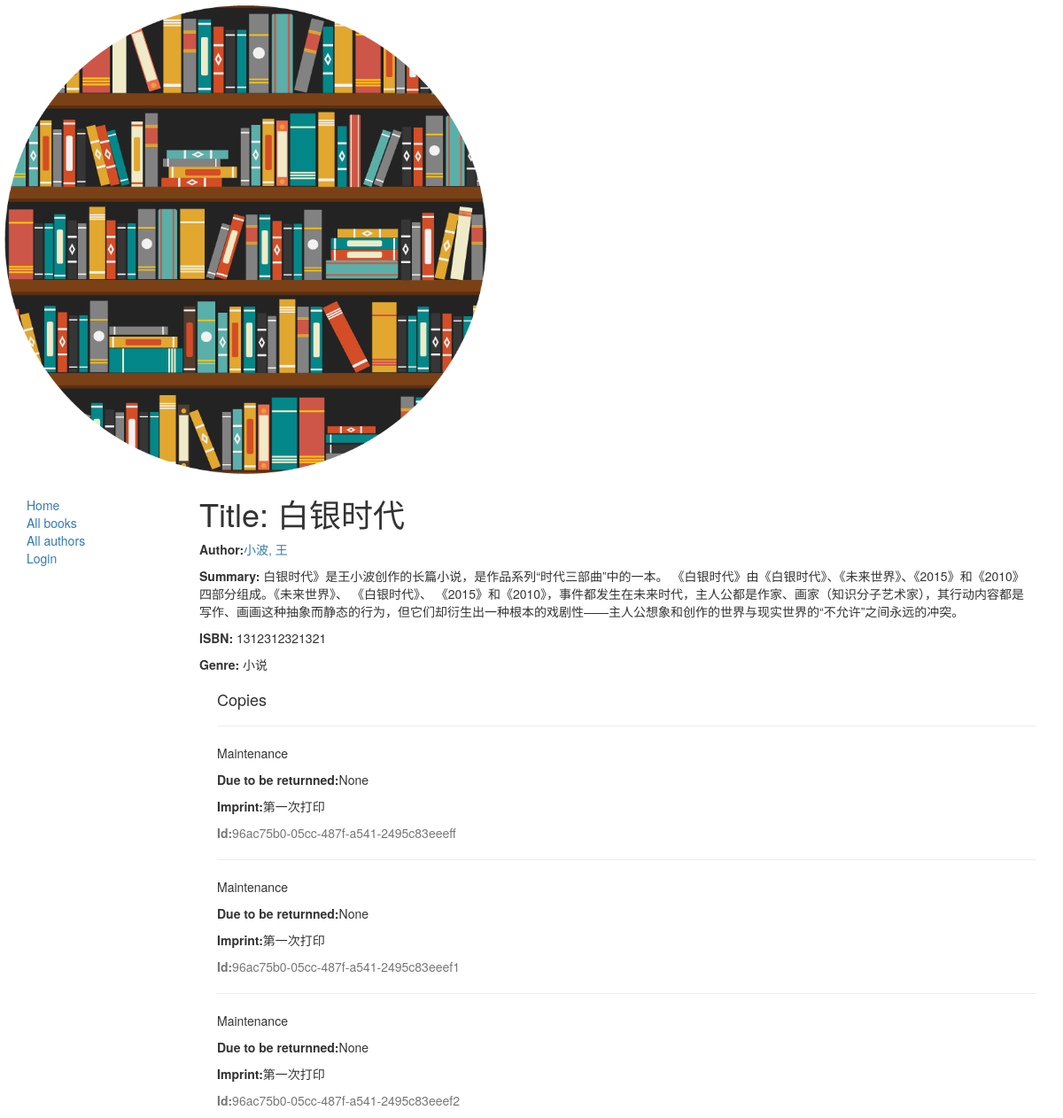
Page /catalog/book/3 on the earlier database version.
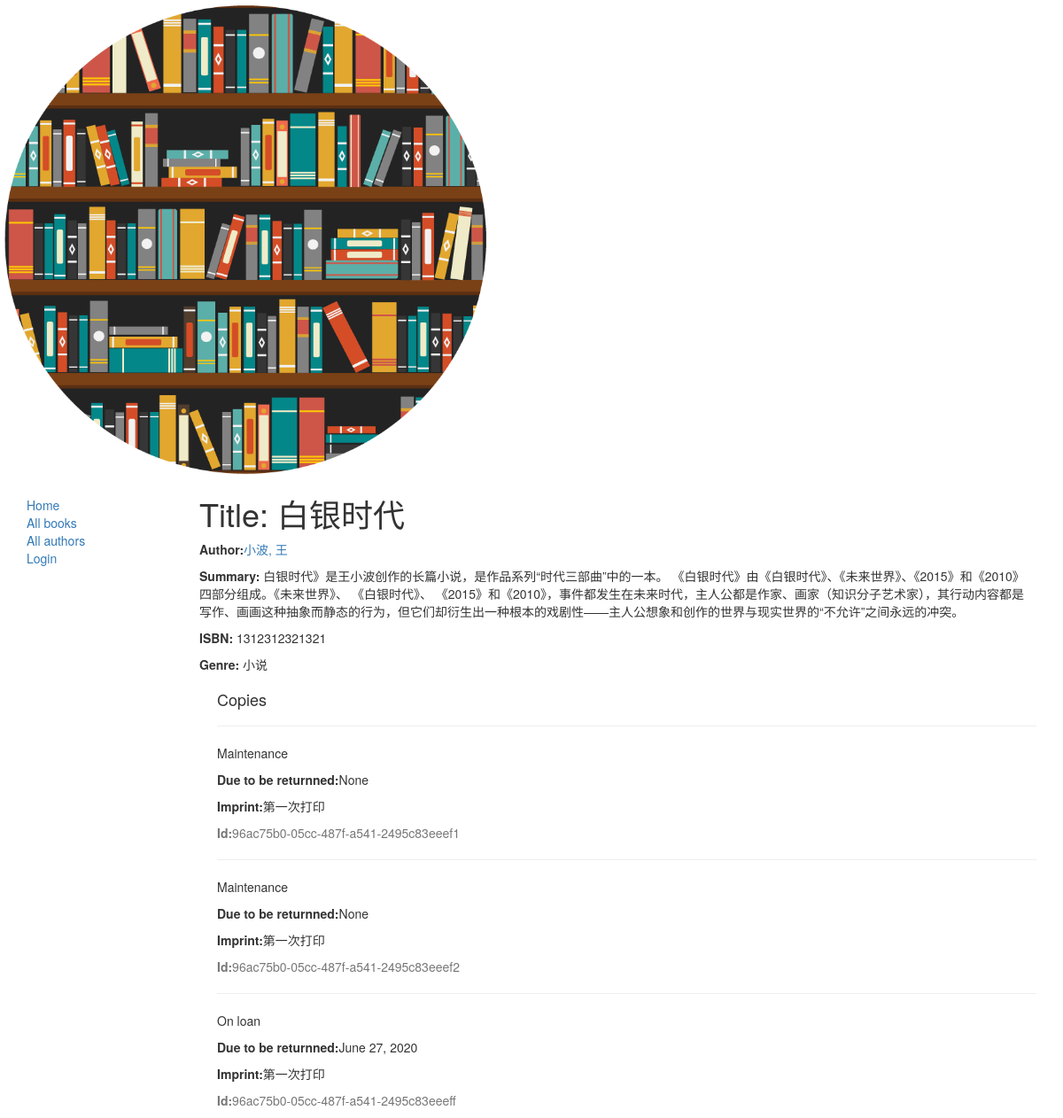
Same page on the later database version.
### catalog/models.py (models this page shows, shortened)
class Genre(models.Model):
    name = models.CharField(max_length=200, help_text="Enter a book genre (e.g. Science Fiction, French Poetry etc.)")
    def __str__(self):
        return self.name

class BookInstance(models.Model):
    id = models.UUIDField(primary_key=True, default=uuid.uuid4(), help_text="Unique ID for this particular book across whole library")
    book = models.ForeignKey('Book', on_delete=models.SET_NULL, null=True)
    imprint = models.CharField(max_length=200)
    due_back = models.DateField(null=True, blank=True)
    borrower = models.ForeignKey(User, on_delete=models.SET_NULL, null=True, blank=True)
    LOAN_STATUS = (
        ('m', 'Maintenance'),
        ('o', 'On loan'),
        ('a', 'Available'),
        ('r', 'Reserved')
    )
    status = models.CharField(max_length=1, choices=LOAN_STATUS, blank=True, default='m', help_text="Book availability")
    class Meta:
        ordering = ["due_back"]
        permissions = (("can_mark_returned", "Set book as returned"),)

### catalog/views.py (the view)
# urls.py: path('book/<int:pk>', views.BookDetailView.as_view(), name='book-detail')
class BookDetailView(generic.DetailView):
    model = Book

### catalog/models.py (called while the page is built)
    def __str__(self):
        return '%s, %s' % (self.last_name, self.first_name)

### catalog/templates/catalog/book_detail.html
{% extends "base_generic.html" %}
{% block content %}
    <h1>Title: {{ book.title }}</h1>
    <p><strong>Author:</strong><a href="">{{ book.author }}</a></p>
    <p><strong>Summary:</strong> {{ book.summary }}</p>
    <p><strong>ISBN:</strong> {{ book.isbn }}</p>
    <p><strong>Genre:</strong> {% for genre in book.genre.all %} {{ genre }}{% if not forloop.last %}, {% endif %} {% endfor %}</p>
    <div style="margin-left: 20px;margin-top: 20px">
        <h4>Copies</h4>
        {% for copy in book.bookinstance_set.all %}
        <hr>
        <p class="{% if copy.status == 'a' %}text_success{% elif copy.status == 'm' %}text_danger={% else %}text_warning{% endif %}">{{ copy.get_status_display }}</p>
        {% if copy.status != 'a' %}<p><strong>Due to be returnned:</strong>{{copy.due_back}}</p>{% endif %}
        <p><strong>Imprint:</strong>{{copy.imprint}}</p>
        <p class="text-muted"><strong>Id:</strong>{{copy.id}}</p>
        {% endfor %}
    </div>
{% endblock %}

Differences in the rows shown:
changed BookInstance "96ac75b0-05cc-487f-a541-2495c83eeeff": status "Maintenance" → "On loan"; due_back "None" → "June 27, 2020"; moves down the list
